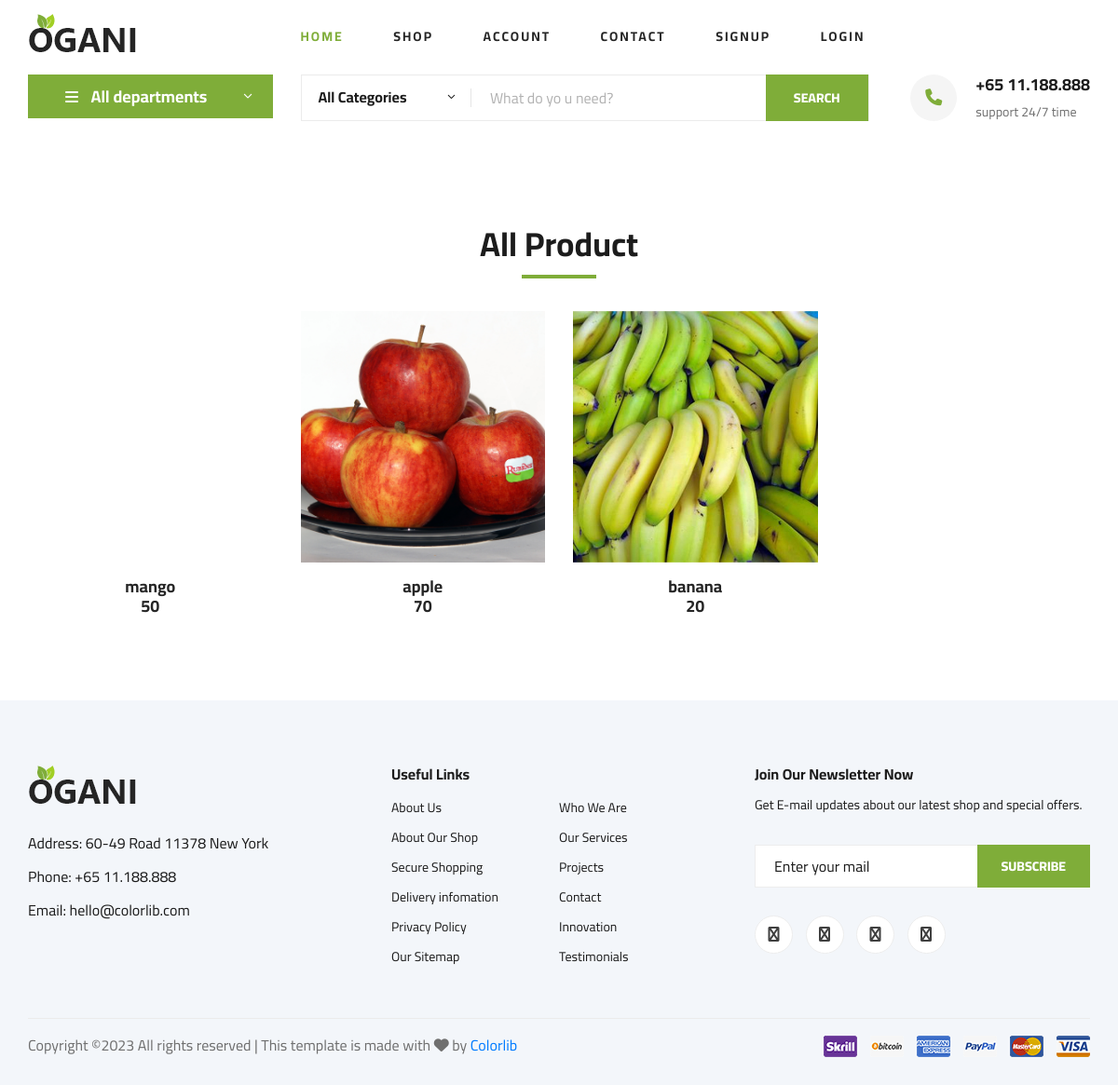
The page / on the database its author committed.
### ecommerce/models.py (models this page shows, shortened)
class Product(models.Model):
    seller=models.ForeignKey(User,on_delete=models.CASCADE)
    product_name=models.CharField(max_length=100)
    product_price=models.PositiveIntegerField()
    product_desc=models.TextField()
    product_image=models.ImageField(upload_to="product_image/")

### ecommerce/views.py (the view)
# urls.py: path('',views.index,name="index"),
def index(request):
	products=Product.objects.all()
	try:
		user=User.objects.get(email=request.session['email'])
		if user.usertype=="buyer":
			return render(request,'index.html',{'products':products})
		else:
			return render(request,'seller-index.html')
	except:
		return render(request,'index.html',{'products':products})

### ecommerce/templates/index.html (shortened to what this page needs)
{% extends 'header.html' %}
{% load static %}
{% block content %}
<!DOCTYPE html>
<html lang="zxx">
<head>
</head>
<body>
    <section class="featured spad">
        <div class="container">
            <div class="row">
                <div class="col-lg-12">
                    <div class="section-title">
                        <h2>All Product</h2>
                    </div>
                </div>
            </div>
            <div class="row featured__filter">
                {% for i in products %}
                <div class="col-lg-3 col-md-4 col-sm-6 mix oranges fresh-meat">
                    <div class="featured__item">
                        <div class="featured__item__pic set-bg" data-setbg="{{i.product_image.url}}">
                        </div>
                        <div class="featured__item__text">
                            <h5>{{i.product_name}}</h5>
                            <h5>{{i.product_price}}</h5>
                        </div>
                    </div>
                </div>
                {% endfor %}
            </div>
        </div>
    </section>
</body>
</html>
{% endblock %}

### ecommerce/static/css/style.css (style rules this page uses)
html, body { height: 100%; font-family: "Cairo", sans-serif; -webkit-font-smoothing: antialiased; font-smoothing: antialiased; }
h1, h2, h3, h4, h5, h6 { margin: 0; color: #111111; font-weight: 400; font-family: "Cairo", sans-serif; }
h2 { font-size: 36px; }
h5 { font-size: 18px; }
.section-title { margin-bottom: 50px; text-align: center; }
.section-title h2 { color: #1c1c1c; font-weight: 700; position: relative; }
.section-title h2:after { position: absolute; left: 0; bottom: -15px; right: 0; height: 4px; width: 80px; background: #7fad39; content: ""; margin: 0 auto; }
.set-bg { background-repeat: no-repeat; background-size: cover; background-position: top center; }
.spad { padding-top: 100px; padding-bottom: 100px; }
.featured { padding-top: 80px; padding-bottom: 40px; }
.featured__item { margin-bottom: 50px; }
.featured__item__pic { height: 270px; position: relative; overflow: hidden; background-position: center center; }
.featured__item__text { text-align: center; padding-top: 15px; }
.featured__item__text h5 { color: #252525; font-weight: 700; }
@media only screen and (min-width: 1200px) { .container { max-width: 1170px; } }

### rows shown on the page
Product: product_name "mango", product_price "50"
Product: shows a picture, product_name "apple", product_price "70"
Product: shows a picture, product_name "banana", product_price "20"
